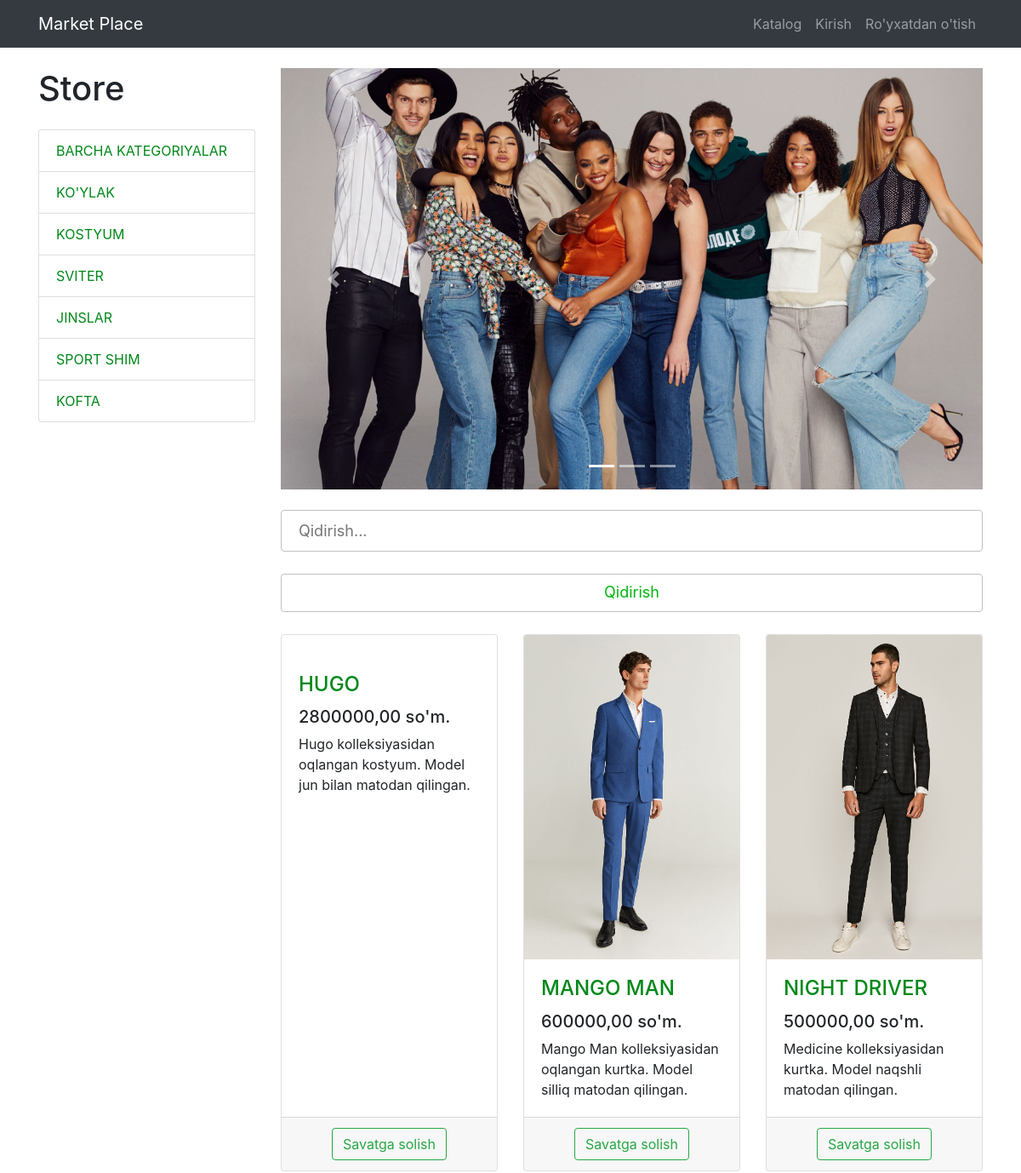
The page /products/2 (upper part) on the database as committed earlier.
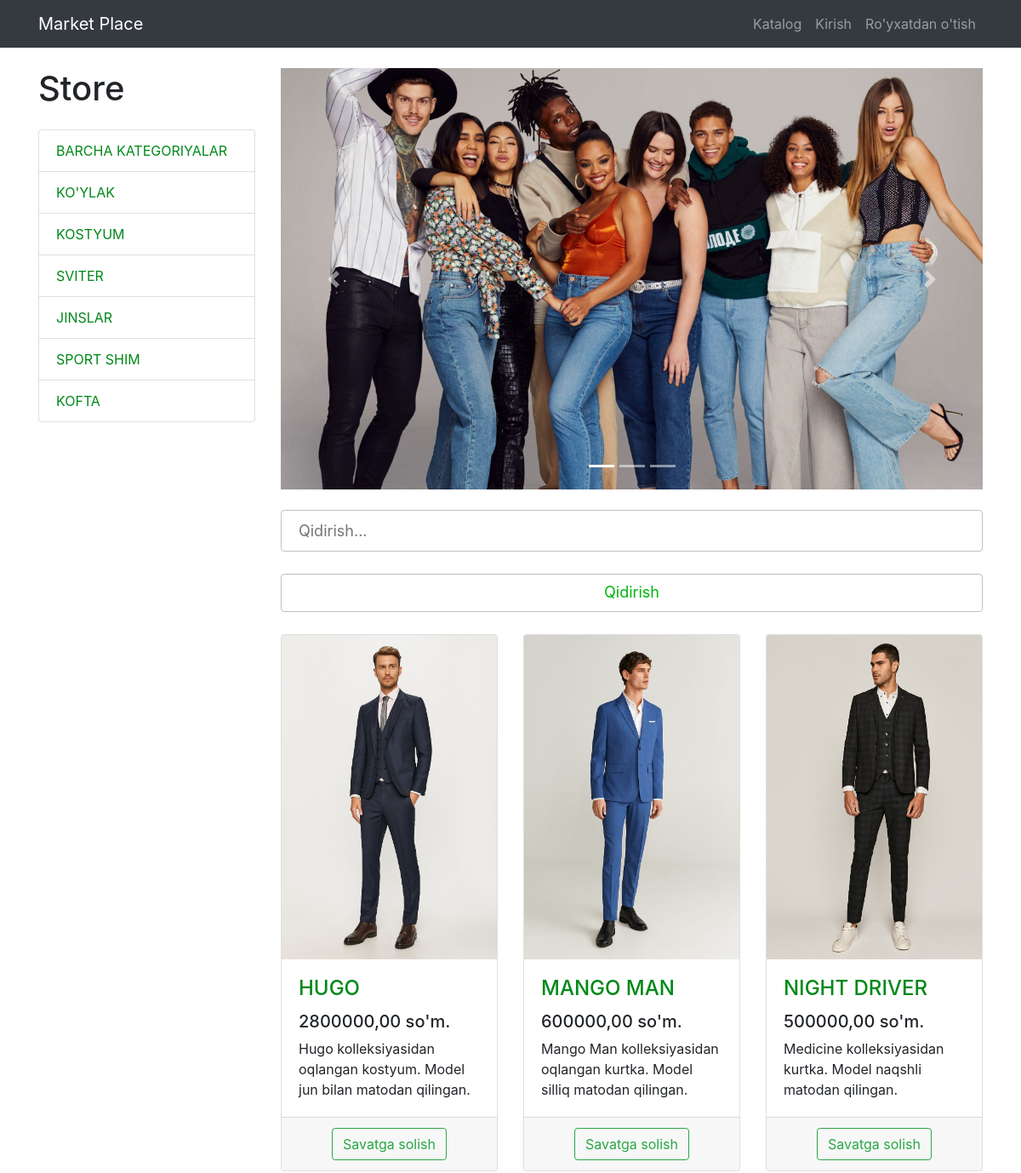
The same page on the database as committed later.
### products/models.py (models this page shows, shortened)
class Product(models.Model):
    name = models.CharField(max_length=256, verbose_name="Mahsulot nomi")
    image = models.ImageField(upload_to="products_images", blank=True, verbose_name="Rasm")
    description = models.TextField(blank=True, verbose_name="Mahsulot tavsifi")
    short_description = models.CharField(max_length=100, blank=True, verbose_name="Qisqa tavsifi")
    price = models.DecimalField(max_digits=10, decimal_places=2, default=0, verbose_name="Narxi")
    quantity = models.PositiveIntegerField(default=0, verbose_name="Miqdori")
    category = models.ForeignKey(ProductCategory, on_delete=models.CASCADE, verbose_name="Kategoriya")
    class Meta:
        verbose_name = "Mahsulot"
        verbose_name_plural = "Mahsulotlar"

### products/views.py (the view)
# urls.py: path('products/', views.products, name='products'),
def products(request, category_id=None):
    search_query = request.GET.get("search", "")
    context = {
        'title': "Market Place - Catalog",
        'categories': ProductCategory.objects.all(),
    }
    if category_id:
        products = Product.objects.filter(category_id=category_id)
    else:
        if search_query:
            products = Product.objects.filter(
                Q(name__icontains=search_query) | Q(short_description__icontains=search_query))
        else:
            products = Product.objects.all()
    paginator = Paginator(products, 6)  # saifada 3 dona tavarni ko'rsatadi
    page_number = request.GET.get('page')
    page_obj = paginator.get_page(page_number)
    context.update({"products": page_obj})
    return render(request, 'products/products.html', context=context)

### products/templates/products/products.html (shortened to what this page needs)
{% extends 'products/base.html' %}
{% load static %}
{% block css %}
<link href="{% static 'css/products.css' %}" rel="stylesheet">{% endblock %}
{% block content %}
<div class="container">
    <div class="row">
        <div class="col-lg-3">
            <h1 class="my-4">Store</h1>
            <div class="list-group">
                <a href="{% url 'products' %}" class="list-group-item">Barcha kategoriyalar</a>
                {% for category in categories %}
                <a href="{% url 'category' category.id %}" class="list-group-item">{{ category.name }}</a>
                {% endfor %}
            </div>
        </div>
        <div class="col-lg-9">
            <div id="carouselExampleIndicators" class="carousel slide my-4" data-ride="carousel">
                <ol class="carousel-indicators">
                    <li data-target="#carouselExampleIndicators" data-slide-to="0" class="active"></li>
                    <li data-target="#carouselExampleIndicators" data-slide-to="1"></li>
                    <li data-target="#carouselExampleIndicators" data-slide-to="2"></li>
                </ol>
                <div class="carousel-inner" role="listbox">
                    <div class="carousel-item active">
                        <img class="d-block img-fluid" src="{% static 'vendor/img/slides/slide-1.jpg' %}"
                             alt="First slide">
                    </div>
                </div>
                <a class="carousel-control-prev" href="#carouselExampleIndicators" role="button" data-slide="prev">
                    <span class="carousel-control-prev-icon" aria-hidden="true"></span>
                </a>
                <a class="carousel-control-next" href="#carouselExampleIndicators" role="button" data-slide="next">
                    <span class="carousel-control-next-icon" aria-hidden="true"></span>
                </a>
            </div>
            <div>
                <form action="{% url 'products' %}" method="GET">
                    <input type="search" class="search" name="search" placeholder="Qidirish...">
                    <button type="submit" class="page-link search">Qidirish</button>
                </form>
            </div>
            <div class="row">
                {% for product in products %}
                <div class="col-lg-4 col-md-6 mb-4">
                    <div class="card h-100">
                        <a href="#">
                            <img class="card-img-top"
                                 src="/media/{{ product.image }}"
                                 alt="">
                        </a>
                        <div class="card-body">
                            <h4 class="card-title">
                                <a href="#">{{ product.name }}</a>
                            </h4>
                            <h5>{{ product.price }} so'm.</h5>
                            <p class="card-text">{{ product.short_description }}</p>
                        </div>
                        <div class="card-footer text-center">
                            <a href="{% url 'basket_add' product.id %}">
                                <button type="button" class="btn btn-outline-success">Savatga solish</button>
                            </a>
                        </div>
                    </div>
                </div>
                {% endfor %}
            </div>
        </div>
    </div>
</div>
{% endblock %}

Rows that differ between the two databases and show on the page:
changed Product "HUGO": image: picture added
